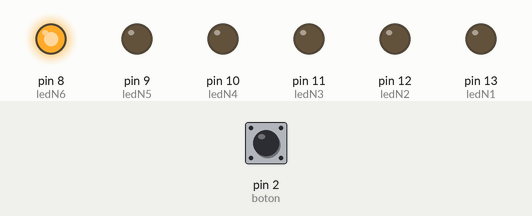
Simulated run of this sketch. Board: Arduino Uno, built with avr-gcc and run on an emulated ATmega328P. On the bench: output pins drawn as LEDs (lit = HIGH). Inputs (shaded band) come from the test bench; at power-on: pin 2 (boton) LOW.

Above: at 0.2 s.
At 1.2 s:
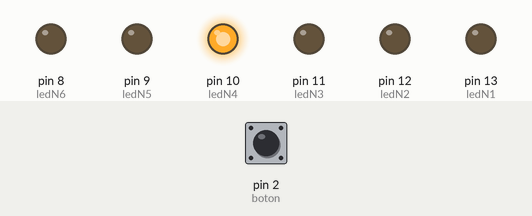
At 1.7 s:
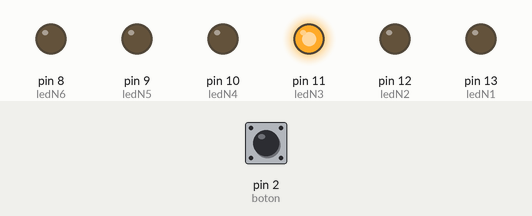
At 2.2 s:
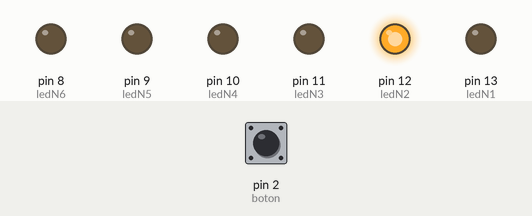
At 3.7 s:
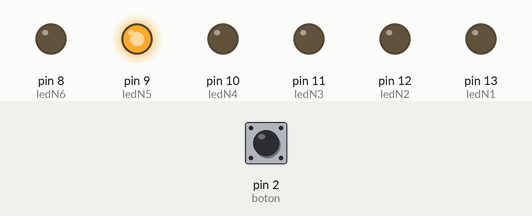
At 5.7 s:
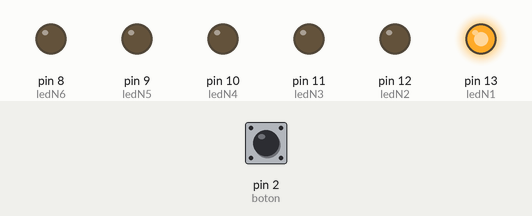
Timing chart, 0 to 6.9 s (numbered marks = the images above):
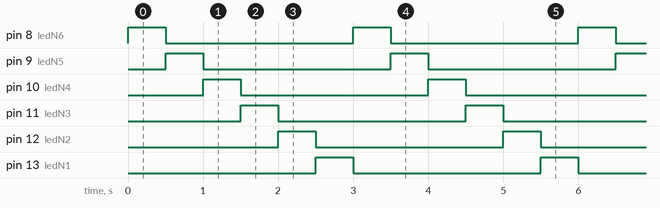

The sketch:

tarea1.ino
```cpp
const int boton =  2;
const int ledN1 = 13;
const int ledN2 = 12;
const int ledN3 = 11;
const int ledN4 = 10;
const int ledN5 = 9;
const int ledN6 = 8;

int botonstate = 0;

void setup() {
  // put your setup code here, to run once:
  pinMode(ledN1,OUTPUT);
  pinMode(ledN2,OUTPUT);
  pinMode(ledN3,OUTPUT);
  pinMode(ledN4,OUTPUT);
  pinMode(ledN5,OUTPUT);
  pinMode(ledN6,OUTPUT);
  pinMode(boton,INPUT);
}

void loop() {
  // put your main code here, to run repeatedly:
  botonstate = digitalRead(boton);

  if(botonstate==HIGH){
    digitalWrite(ledN1,HIGH);
    delay(500);
    digitalWrite(ledN1,LOW);
    digitalWrite(ledN2,HIGH);
    delay(500);
    digitalWrite(ledN2,LOW);
    digitalWrite(ledN3,HIGH);
    delay(500);
    digitalWrite(ledN3,LOW);
    digitalWrite(ledN4,HIGH);
    delay(500);
    digitalWrite(ledN4,LOW);
    digitalWrite(ledN5,HIGH);
    delay(500);
    digitalWrite(ledN5,LOW);
    digitalWrite(ledN6,HIGH);
    delay(500);
    digitalWrite(ledN6,LOW);
  }
  else
  {
    digitalWrite(ledN6,HIGH);
    delay(500);
    digitalWrite(ledN6,LOW);
    digitalWrite(ledN5,HIGH);
    delay(500);
    digitalWrite(ledN5,LOW);
    digitalWrite(ledN4,HIGH);
    delay(500);
    digitalWrite(ledN4,LOW);
    digitalWrite(ledN3,HIGH);
    delay(500);
    digitalWrite(ledN3,LOW);
    digitalWrite(ledN2,HIGH);
    delay(500);
    digitalWrite(ledN2,LOW);
    digitalWrite(ledN1,HIGH);
    delay(500);
    digitalWrite(ledN1,LOW);
  }
}
```

Measured:
- by itself, pin 8 (ledN6), pin 9 (ledN5), pin 10 (ledN4), pin 11 (ledN3), pin 12 (ledN2), pin 13 (ledN1): alternates HIGH for 0.50 s and LOW for 2.5 s
- by itself, everything shown: repeats every 3.0 s, in 7 steps
